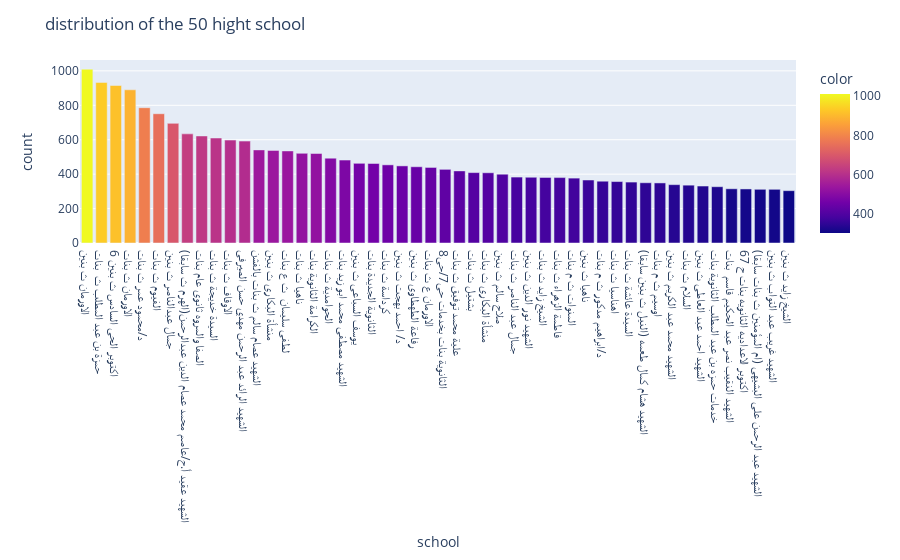

The notebook cell saved with this chart:
### Code cell
first_50_school=df['School'].value_counts().sort_values(ascending=False)[:50]
school_name=first_50_school.index
school_name
school_value=first_50_school.values
fig=px.bar(x=school_name,y=school_value,color=school_value)
fig.update_layout(
    title='distribution of the 50 hight school',
    xaxis_title='school',
    yaxis_title='count',
)

### Figure 1 — Plotly figure (JSON) as saved in the notebook; plotly's stock layout.template omitted (floating-point values rounded to 4 significant figures)
{"data": [{"alignmentgroup": "True", "hovertemplate": "x=%{x}<br>y=%{y}<br>color=%{marker.color}<extra></extra>", "legendgroup": "", "marker": {"color": [1010, 933, 915, 890, 786, 751, 695, 634, 622, 610, 598, 592, 541, 538, 535, 521, 520, 493, 482, 463, 462, 454, 448, 443, 439, 428, 419, 409, 408, 400, 383, 382, 381, 380, 377, 366, 359, 357, 354, 350, 349, 339, 336, 331, 327, 315, 314, 312, 312, 304], "coloraxis": "coloraxis", "pattern": {"shape": ""}}, "name": "", "offsetgroup": "", "orientation": "v", "showlegend": false, "textposition": "auto", "type": "bar", "x": ["الاورمان ث بنين", "حمزة بن عبد المطلب ث  بنات", "6 اكتوبر الحى السادس ث بنين", "الاورمان ث بنات", "د/محمود عمر ث بنات", "الفيوم ث بنات", "جمال عبدالناصر ث بنين", "الشهيد عقيد أ.ح/عاصم محمد عصام الدين عبدالرحمن(الهرم ث سابقا)", "الصفا والمروه ثانوى عام بنات", "السيدة خديجة ث بنات", "الاوقاف ث بنات", "الشهيد الرائد عبد الرحمن مهدي حسن الصيرفى", "الشهيد عصام سالم ث بنات بالفشن", "منشأة البكارى ث بنين", "لطفى سليمان  ث ع بنات", "ناهيا ث بنات", "الكرامة الثانوية بنات", "الحوامدية ث بنات", "الشهيد مصطفى محمد ابو زيد بنات", "يوسف السباعى ث بنين", "الثانوية الجديدة بنات", "كرداسة ث بنات", "د/ احمد بهجت ث بنين", "رفاعة الطهطاوى ث بنين", "الاورمان ع ث بنات", "الثانوية بنات بخدمات حى7/حى8", "علية محمد توفيق ث بنات", "بشتيل ث بنات", "منشأة البكارى ث بنات", "صلاح سالم ث بنين", "جمال عبد الناصر ث بنات", "الشهيد نور الدين ث بنين", "الشيخ زايد ث بنات", "فاطمة الزهراء ث بنات", "المنوات ث م بنات", "ناهيا ث بنين", "د/ابراهيم مدكور ث م بنات", "اهناسيا ث بنات", "السيدة عائشة ث بنات", "الشهيد هشام كمال طعمه (النيل ث بنين سابقا)", "اوسيم ث م بنات", "الشهيد محمد عبد الكريم ث بنين", "السلام ث بنات", "الشهيد احمد عبد العاطى ث بنين", "خدمات حمزه بن عبد المطلب الثانوية بنات", "الشهيد النقيب نصر عبد الحكيم قاسم  بنات", "6اكتوبر الاعداديه الثانويه بنات ح 7", "الشهيد عبد الرحمن على البشيهى (ام المؤمنين ث بنات سابقا)", "الشهيد غريب عبد التواب ث بنين", "الشيخ زايد ث بنين"], "xaxis": "x", "y": [1010, 933, 915, 890, 786, 751, 695, 634, 622, 610, 598, 592, 541, 538, 535, 521, 520, 493, 482, 463, 462, 454, 448, 443, 439, 428, 419, 409, 408, 400, 383, 382, 381, 380, 377, 366, 359, 357, 354, 350, 349, 339, 336, 331, 327, 315, 314, 312, 312, 304], "yaxis": "y"}], "layout": {"barmode": "relative", "coloraxis": {"colorbar": {"title": {"text": "color"}}, "colorscale": [[0, "#0d0887"], [0.1111, "#46039f"], [0.2222, "#7201a8"], [0.3333, "#9c179e"], [0.4444, "#bd3786"], [0.5556, "#d8576b"], [0.6667, "#ed7953"], [0.7778, "#fb9f3a"], [0.8889, "#fdca26"], [1, "#f0f921"]]}, "legend": {"tracegroupgap": 0}, "margin": {"t": 60}, "title": {"text": "distribution of the 50 hight school"}, "xaxis": {"anchor": "y", "domain": [0, 1], "title": {"text": "school"}}, "yaxis": {"anchor": "x", "domain": [0, 1], "title": {"text": "count"}}}}
